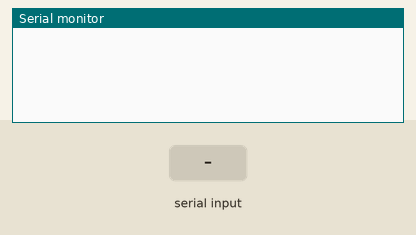
Bench run of a sketch on a simulated Arduino Uno, built with avr-gcc and run on an emulated ATmega328P. Shown: the last lines printed to the serial monitor. The test bench sets the inputs (shaded band).

Above: at 1.2 s.
1.3 s: "a" received over Serial
At 3.0 s:
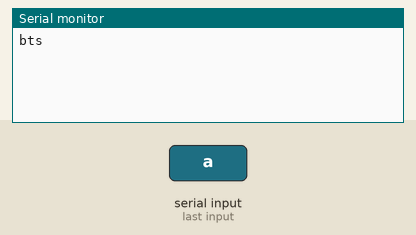
3.5 s: "b" received over Serial
At 4.5 s:
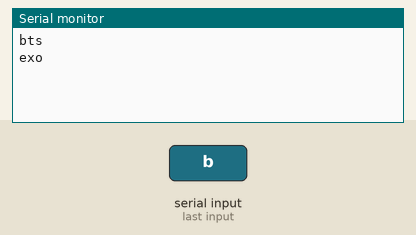

The sketch:

serial_communication2.ino
```cpp
void setup() {
  Serial.begin(9600);
}

void loop() {
  char c = 0;
  if (Serial.available()) c = Serial.read();
  if (c == 'a') Serial.println("bts");
  if (c == 'b') Serial.println("exo");
  delay(1000);
}
```

Measured:
- after the input at 1.3 s, the serial monitor: prints a new line after 0.70 s (image 1)
- after the input at 3.5 s, the serial monitor: prints a new line after 0.50 s (image 2)
